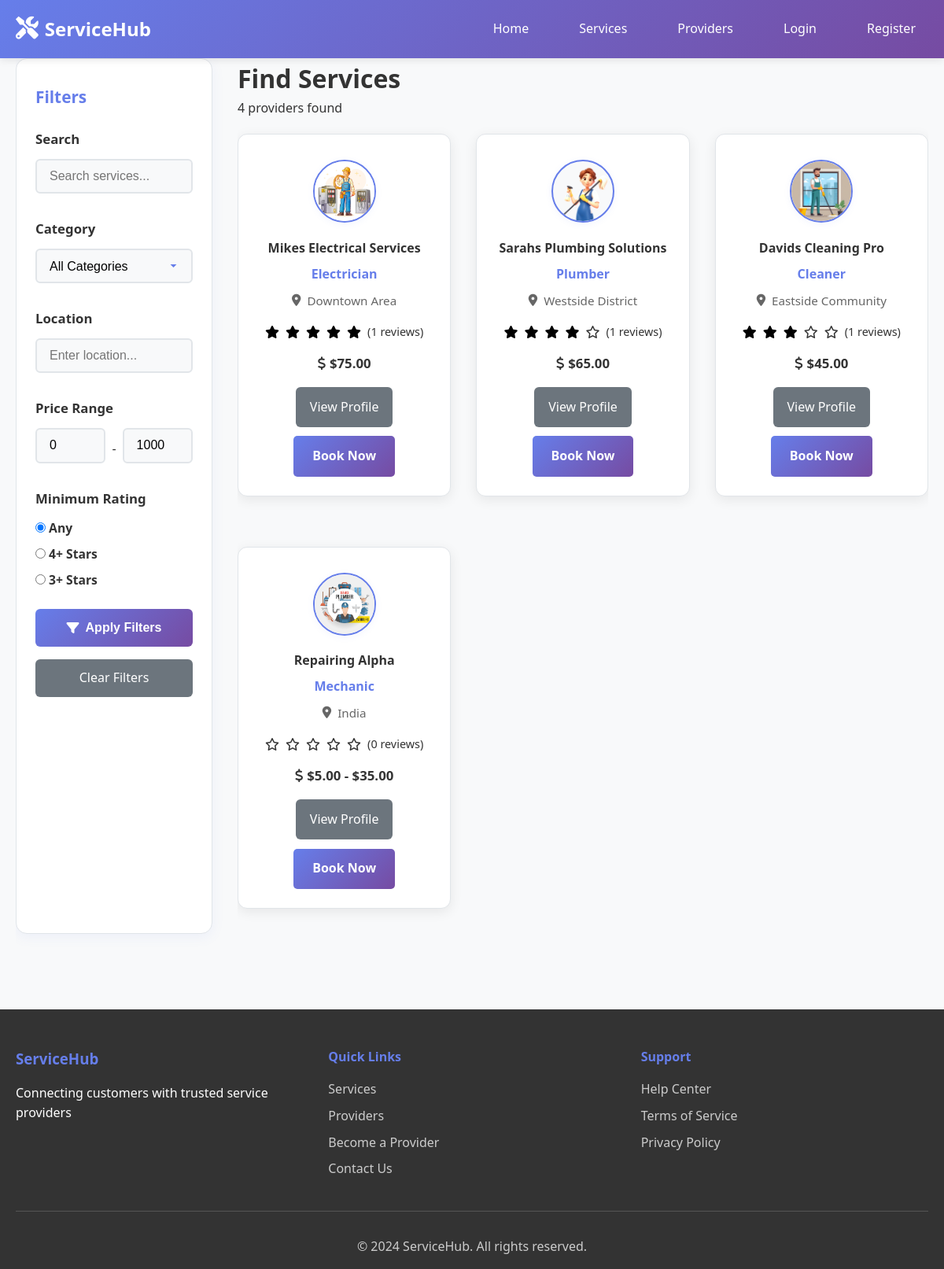
/services.php, run on the app's committed database.
### tables this page shows
CREATE TABLE `providers` (
  `id` int(11) NOT NULL,
  `user_id` int(11) NOT NULL,
  `business_name` varchar(100) NOT NULL,
  `service_category` enum('electrician','plumber','photographer','cleaner','gardener','painter','carpenter','mechanic','tutor','designer') NOT NULL,
  `description` text DEFAULT NULL,
  `location` varchar(255) NOT NULL,
  `phone` varchar(20) NOT NULL,
  `hourly_rate` decimal(10,2) NOT NULL,
  `kyc_document` varchar(255) DEFAULT NULL,
  `status` enum('pending','approved','rejected') NOT NULL DEFAULT 'pending',
  `rating` decimal(3,2) DEFAULT 0.00,
  `total_reviews` int(11) DEFAULT 0,
  `created_at` timestamp NOT NULL DEFAULT current_timestamp(),
  `updated_at` timestamp NOT NULL DEFAULT current_timestamp() ON UPDATE current_timestamp()
);

CREATE TABLE `users` (
  `id` int(11) NOT NULL,
  `username` varchar(50) NOT NULL,
  `email` varchar(100) NOT NULL,
  `password` varchar(255) NOT NULL,
  `role` enum('admin','provider','customer') NOT NULL DEFAULT 'customer',
  `status` enum('active','inactive','suspended') NOT NULL DEFAULT 'active',
  `profile_image` varchar(255) DEFAULT NULL,
  `phone` varchar(20) DEFAULT NULL,
  `address` text DEFAULT NULL,
  `created_at` timestamp NOT NULL DEFAULT current_timestamp(),
  `updated_at` timestamp NOT NULL DEFAULT current_timestamp() ON UPDATE current_timestamp()
);

### includes/functions.php (called while the page is built, shortened)
<?php
function format_currency($amount) {
    return '$' . number_format($amount, 2);
}
function get_service_categories() {
    return [
        'electrician' => 'Electrician',
        'plumber' => 'Plumber',
        'photographer' => 'Photographer',
        'cleaner' => 'Cleaner',
        'gardener' => 'Gardener',
        'painter' => 'Painter',
        'carpenter' => 'Carpenter',
        'mechanic' => 'Mechanic',
        'tutor' => 'Tutor',
        'designer' => 'Designer'
    ];
}
?>

### services.php (the view, shortened to what this page needs)
<?php
require_once 'config/database.php';
require_once 'includes/functions.php';
$search = isset($_GET['search']) ? sanitize_input($_GET['search']) : '';
$location = isset($_GET['location']) ? sanitize_input($_GET['location']) : '';
$min_price = isset($_GET['min_price']) ? floatval($_GET['min_price']) : 0;
$max_price = isset($_GET['max_price']) ? floatval($_GET['max_price']) : 1000;
$rating = isset($_GET['rating']) ? intval($_GET['rating']) : 0;
$page = isset($_GET['page']) ? intval($_GET['page']) : 1;
$per_page = 12;
$offset = ($page - 1) * $per_page;
$where_conditions = ["p.status = 'approved'"];
$params = [];
$param_types = '';
$where_clause = implode(' AND ', $where_conditions);
$count_query = "SELECT COUNT(DISTINCT p.id) as total
                FROM providers p
                LEFT JOIN services s ON p.id = s.provider_id
                WHERE $where_clause";
if (!empty($params)) {
    $count_stmt = mysqli_prepare($conn, $count_query);
    mysqli_stmt_bind_param($count_stmt, $param_types, ...$params);
    mysqli_stmt_execute($count_stmt);
    $count_result = mysqli_stmt_get_result($count_stmt);
} else {
    $count_result = mysqli_query($conn, $count_query);
}
$total_records = mysqli_fetch_assoc($count_result)['total'];
$query = "SELECT DISTINCT p.*, u.profile_image,
          AVG(r.rating) as avg_rating,
          COUNT(DISTINCT r.id) as review_count,
          MIN(s.price) as min_price,
          MAX(s.price) as max_price
          FROM providers p
          JOIN users u ON p.user_id = u.id
          LEFT JOIN services s ON p.id = s.provider_id
          LEFT JOIN reviews r ON p.id = r.provider_id AND r.status = 'active'
          WHERE $where_clause
          GROUP BY p.id
          ORDER BY avg_rating DESC, review_count DESC
          LIMIT ? OFFSET ?";
$params[] = $per_page;
$params[] = $offset;
$param_types .= 'ii';
$stmt = mysqli_prepare($conn, $query);
if (!empty($param_types)) {
    mysqli_stmt_bind_param($stmt, $param_types, ...$params);
}
mysqli_stmt_execute($stmt);
$result = mysqli_stmt_get_result($stmt);
$categories = get_service_categories();
?>
<!DOCTYPE html>
<html lang="en">
<head>
    <link rel="stylesheet" href="assets/css/style.css">
    <link href="https://cdnjs.cloudflare.com/ajax/libs/font-awesome/6.0.0/css/all.min.css" rel="stylesheet">
</head>
<body>
    <nav class="navbar">
        <div class="nav-container">
            <div class="nav-logo">
                <a href="index.php">
                    <i class="fas fa-tools"></i>
                    <span>ServiceHub</span>
                </a>
            </div>
            <div class="nav-menu">
                <a href="index.php" class="nav-link">Home</a>
                <a href="services.php" class="nav-link">Services</a>
                <a href="providers.php" class="nav-link">Providers</a>
                <?php if (isset($_SESSION['user_id'])): ?>
                    <?php if ($_SESSION['role'] === 'admin'): ?>
                        <a href="admin/dashboard.php" class="nav-link">Admin Dashboard</a>
                    <?php elseif ($_SESSION['role'] === 'provider'): ?>
                        <a href="provider/dashboard.php" class="nav-link">Provider Dashboard</a>
                    <?php else: ?>
                        <a href="user/dashboard.php" class="nav-link">My Dashboard</a>
                    <?php endif; ?>
                    <a href="auth/logout.php" class="nav-link">Logout</a>
                <?php else: ?>
                    <a href="auth/login.php" class="nav-link">Login</a>
                    <a href="auth/register.php" class="nav-link">Register</a>
                <?php endif; ?>
            </div>
        </div>
    </nav>
    <div class="container">
        <div class="main-content">
            <div class="filter-sidebar" id="filter-sidebar">
                <div class="filter-header">
                <h3>Filters</h3>
                </div>
                <form id="filter-form" method="GET" action="">
                    <div class="filter-group">
                        <h4>Search</h4>
                        <input type="text" name="search" placeholder="Search services..."
                               value="<?php echo htmlspecialchars($search); ?>">
                    </div>
                    <div class="filter-group">
                        <h4>Category</h4>
                        <select name="category">
                            <option value="">All Categories</option>
                        </select>
                    </div>
                    <div class="filter-group">
                        <h4>Location</h4>
                        <input type="text" name="location" placeholder="Enter location..."
                               value="<?php echo htmlspecialchars($location); ?>">
                    </div>
                    <div class="filter-group">
                        <h4>Price Range</h4>
                        <div style="display: flex; gap: 0.5rem; align-items: center;">
                            <input type="number" name="min_price" placeholder="Min"
                                   value="<?php echo $min_price; ?>" min="0" step="0.01">
                            <span>-</span>
                            <input type="number" name="max_price" placeholder="Max"
                                   value="<?php echo $max_price; ?>" min="0" step="0.01">
                        </div>
                    </div>
                    <div class="filter-group">
                        <h4>Minimum Rating</h4>
                        <label><input type="radio" name="rating" value="0" <?php echo $rating == 0 ? 'checked' : ''; ?>> Any</label>
                        <label><input type="radio" name="rating" value="4" <?php echo $rating == 4 ? 'checked' : ''; ?>> 4+ Stars</label>
                        <label><input type="radio" name="rating" value="3" <?php echo $rating == 3 ? 'checked' : ''; ?>> 3+ Stars</label>
                    </div>
                    <div class="filter-buttons">
                        <button type="submit" class="btn-primary" id="btn-filter">
                            <i class="fas fa-filter"></i> Apply Filters
                        </button>
                        <a href="services.php" class="btn-secondary" id="btn-clear">
                            Clear Filters
                        </a>
                    </div>
                </form>
            </div>
            <div class="services-content">
                <div class="services-header">
                    <h1>Find Services</h1>
                    <p><?php echo $total_records; ?> providers found</p>
                </div>
                <?php if (mysqli_num_rows($result) > 0): ?>
                    <div class="services-grid">
                        <?php while ($provider = mysqli_fetch_assoc($result)): ?>
                            <div class="service-card">
                                <div class="service-image">
                                    <?php
                                    $img_path = 'assets/images/default-avatar.png';
                                    if (!empty($provider['profile_image']) && file_exists('uploads/profiles/' . $provider['profile_image'])) {
                                        $img_path = 'uploads/profiles/' . $provider['profile_image'];
                                    }
                                    ?>
                                    <img src="<?php echo $img_path; ?>" alt="<?php echo htmlspecialchars($provider['business_name']); ?>" class="avatar">
                                </div>
                                <div class="service-info">
                                    <h3><?php echo htmlspecialchars($provider['business_name']); ?></h3>
                                    <p class="category"><?php echo htmlspecialchars($categories[$provider['service_category']] ?? $provider['service_category']); ?></p>
                                    <p class="location"><i class="fas fa-map-marker-alt"></i> <?php echo htmlspecialchars($provider['location']); ?></p>
                                    <div class="rating">
                                        <?php
                                        $rating = round($provider['avg_rating'] ?: 0);
                                        for ($i = 1; $i <= 5; $i++) {
                                            if ($i <= $rating) {
                                                echo '<i class="fas fa-star filled"></i>';
                                            } else {
                                                echo '<i class="far fa-star"></i>';
                                            }
                                        }
                                        ?>
                                        <span>(<?php echo $provider['review_count'] ?: 0; ?> reviews)</span>
                                    </div>
                                    <div class="price-range">
                                        <i class="fas fa-dollar-sign"></i>
                                        <?php if ($provider['min_price'] == $provider['max_price']): ?>
                                            <?php echo format_currency($provider['min_price']); ?>
                                        <?php else: ?>
                                            <?php echo format_currency($provider['min_price']); ?> - <?php echo format_currency($provider['max_price']); ?>
                                        <?php endif; ?>
                                    </div>
                                    <div class="service-actions">
                                        <a href="provider-details.php?id=<?php echo $provider['id']; ?>" class="btn-secondary">
                                            View Profile
                                        </a>
                                        <a href="booking/create.php?provider_id=<?php echo $provider['id']; ?>" class="btn-primary">
                                            Book Now
                                        </a>
                                    </div>
                                </div>
                            </div>
                        <?php endwhile; ?>
                    </div>
                <?php endif; ?>
            </div>
        </div>
    </div>
    <footer class="footer">
        <div class="container">
            <div class="footer-content">
                <div class="footer-section">
                    <h3>ServiceHub</h3>
                    <p>Connecting customers with trusted service providers</p>
                </div>
                <div class="footer-section">
                    <h4>Quick Links</h4>
                    <ul>
                        <li><a href="services.php">Services</a></li>
                        <li><a href="providers.php">Providers</a></li>
                        <li><a href="auth/register.php">Become a Provider</a></li>
                        <li><a href="contact.php">Contact Us</a></li>
                    </ul>
                </div>
                <div class="footer-section">
                    <h4>Support</h4>
                    <ul>
                        <li><a href="help.php">Help Center</a></li>
                        <li><a href="terms.php">Terms of Service</a></li>
                        <li><a href="privacy.php">Privacy Policy</a></li>
                    </ul>
                </div>
            </div>
            <div class="footer-bottom">
                <p>&copy; 2024 ServiceHub. All rights reserved.</p>
            </div>
        </div>
    </footer>
</body>
</html>

### data on the page
providers: user.profile_image (picture), business_name "Mikes Electrical Services", service_category "Electrician", location "Downtown Area", review_count "1", min_price "$75.00"
providers: user.profile_image (picture), business_name "Sarahs Plumbing Solutions", service_category "Plumber", location "Westside District", review_count "1", min_price "$65.00"
providers: user.profile_image (picture), business_name "Davids Cleaning Pro", service_category "Cleaner", location "Eastside Community", review_count "1", min_price "$45.00"
providers: user.profile_image (picture), business_name "Repairing Alpha", service_category "Mechanic", location "India", review_count "0", min_price "$5.00", max_price "$35.00"

### other printed values
$total_records "4"
